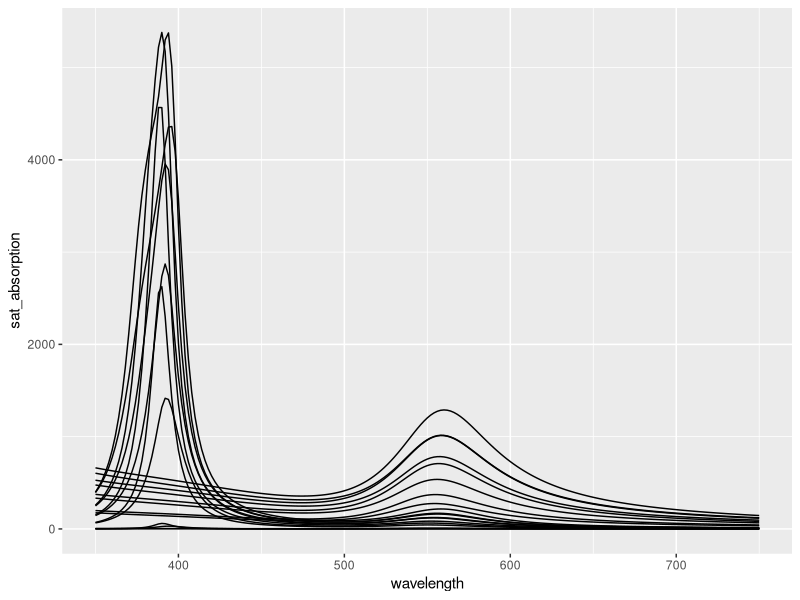
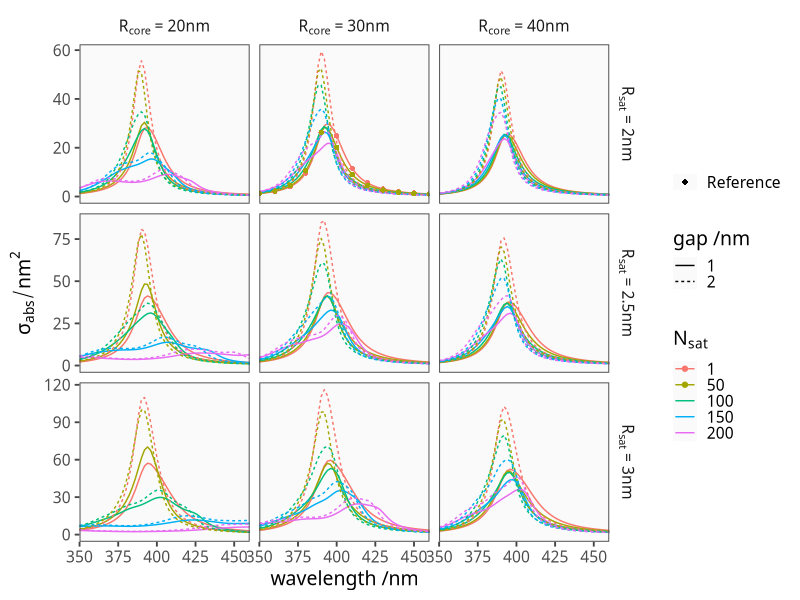

Reproduce these figures in R, in order.
library(dplyr)
library(ggplot2)
library(tidyr)
library(egg)
# library(here)
# setwd(here("2023_MESA","demo"))
setwd("~/Documents/github/presentations/2023_MESA/demo")

map <- aes
plot <- ggplot
layer_line <- geom_line
layer_point <- geom_point
save_plot <- ggsave

d <- read.table("results.dat", header = TRUE)
head(d)
glimpse(d)

dsmall <- read.table("results_small.dat", header = TRUE)
head(dsmall)
glimpse(dsmall)

d3 <- read.table("results_terms.dat", header = TRUE) 


plot(data = dsmall, mapping = map(x = wavelength, y = sat_absorption, 
                                  group = interaction(Rsat,Rcore,gap,satellite,Nsat))) +
  layer_line()



plot(data = d |> filter(satellite == "Ag"), 
     mapping = map(
       x = wavelength, y = sat_absorption / Nsat,
       linetype = factor(gap), colour = factor(Nsat)
     )) +
  layer_line() +
  layer_point(data = d3 |> filter(satellite == "Ag"), aes(shape = "Reference")) +
  facet_grid(Rsat ~ Rcore,
             scales = "free",
             labeller = label_bquote(rows = R[sat] == .(Rsat) * nm, cols = R[core] == .(Rcore) * nm)
  ) +
  scale_x_continuous(lim = c(350, 460), expand = c(0, 0)) +
  theme_presentation(base_size = 14, base_family = "Gill Sans Nova") +
  labs(
    x = "wavelength /nm", y = expression(sigma[abs] / nm^2),
    linetype = "gap /nm", colour = expression(N[sat]), shape = ""
  )
